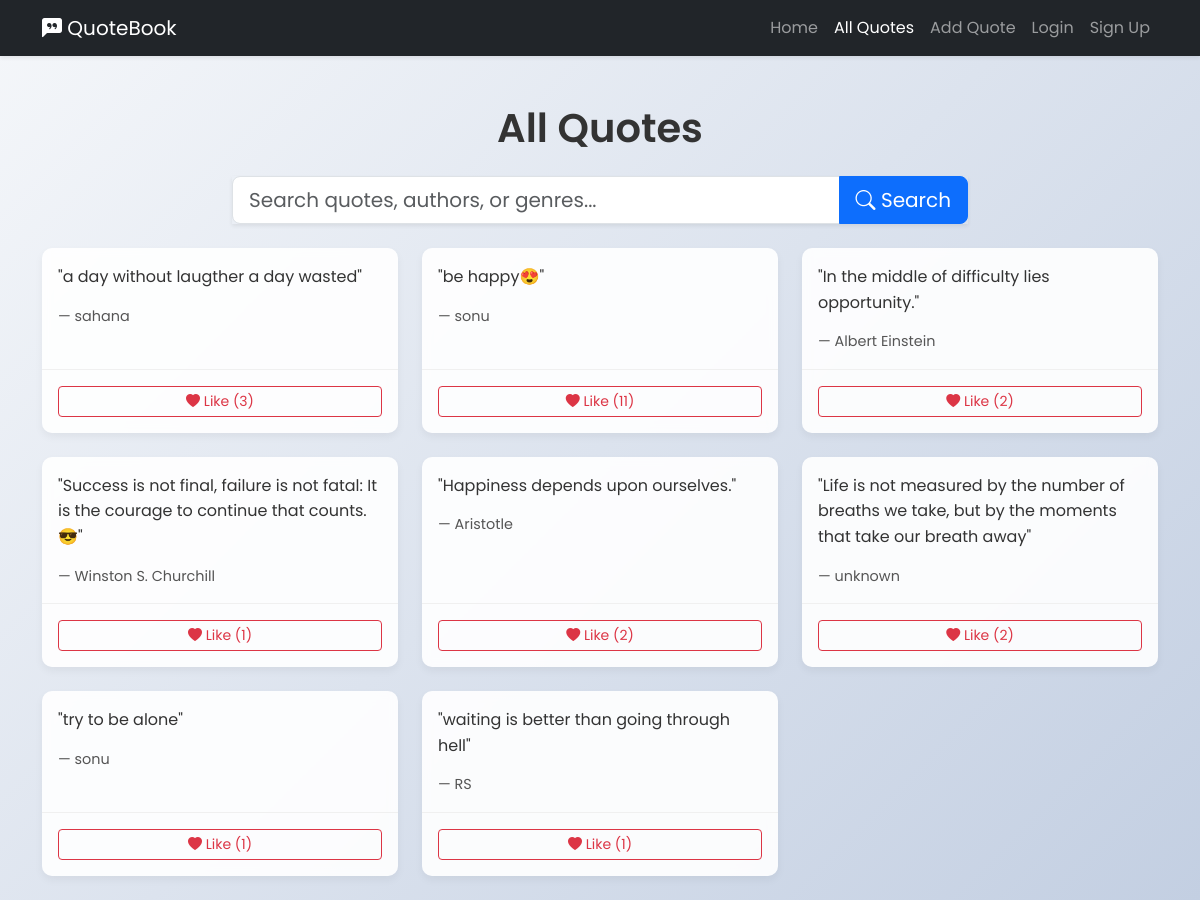
Page /quotes/ on the committed database.
### quotes/models.py (models this page shows, shortened)
class Quote(models.Model):
    text = models.TextField()
    author = models.CharField(max_length=100)
    genre = models.CharField(
        max_length=100,
        choices=[
            ('inspiration', 'Inspiration'),
            ('love', 'Love'),
            ('humor', 'Humor'),
            ('life', 'Life'),
            ('friendship', 'Friendship'),
        ],
        default='inspiration'
    )
    like = models.IntegerField(default=0)
    liked_by = models.ManyToManyField('auth.User', related_name='liked_quotes', blank=True)

### quotes/views.py (the view)
# urls.py: path('quotes/', views.all_quotes, name="all_quotes"),
def all_quotes(request):
    query = request.GET.get('q')
    if query:
        quotes = Quote.objects.filter(text__icontains=query) | Quote.objects.filter(author__icontains=query) | Quote.objects.filter(genre__icontains=query)
    else:
        quotes = Quote.objects.all()
    paginator = Paginator(quotes, 8)
    page_number = request.GET.get('page')
    page_obj = paginator.get_page(page_number)
    return render(request, 'all_quotes.html', {'quotes': page_obj, 'query': query})

### quotes/templates/all_quotes.html (shortened to what this page needs)
{% load static %}
<!DOCTYPE html>
<html lang="en">
<head>
    <link href="https://cdn.jsdelivr.net/npm/bootstrap@5.3.0/dist/css/bootstrap.min.css" rel="stylesheet">
    <link rel="stylesheet" href="{% static 'css/style.css' %}">
    <link rel="stylesheet" href="https://cdn.jsdelivr.net/npm/bootstrap-icons@1.11.3/font/bootstrap-icons.min.css">
</head>
<body>
    <nav class="navbar navbar-expand-lg navbar-dark bg-dark shadow-sm">
        <div class="container">
            <a class="navbar-brand" href="{% url 'home' %}">
                <i class="bi bi-chat-left-quote-fill"></i>
                QuoteBook
            </a>
            <div class="collapse navbar-collapse" id="navbarNav">
                <ul class="navbar-nav ms-auto">
                    <li class="nav-item">
                        <a class="nav-link" href="{% url 'home' %}">Home</a>
                    </li>
                    <li class="nav-item">
                        <a class="nav-link active" aria-current="page" href="{% url 'all_quotes' %}">All Quotes</a>
                    </li>
                    <li class="nav-item">
                        <a class="nav-link" href="{% url 'add_quote' %}">Add Quote</a>
                    </li>
                    {% if user.is_authenticated %}
                        <li class="nav-item">
                            <a class="nav-link" href="#">Logout</a> </li>
                    {% else %}
                        <li class="nav-item">
                            <a class="nav-link" href="{% url 'login' %}">Login</a>
                        </li>
                        <li class="nav-item">
                            <a class="nav-link" href="{% url 'signup' %}">Sign Up</a>
                        </li>
                    {% endif %}
                </ul>
            </div>
        </div>
    </nav>
    <div class="container my-5">
        <h1 class="text-center mb-4">All Quotes</h1>
        <div class="row justify-content-center mb-4">
            <div class="col-md-8">
                <form method="get" action="{% url 'all_quotes' %}">
                    <div class="input-group input-group-lg shadow-sm">
                        <input type="text" class="form-control" name="q" placeholder="Search quotes, authors, or genres..." value="{{ query|default:'' }}">
                        <button class="btn btn-primary" type="submit" id="button-addon2">
                            <i class="bi bi-search"></i> Search
                        </button>
                    </div>
                </form>
            </div>
        </div>
        <div class="row">
            {% for quote in quotes %}
            <div class="col-md-6 col-lg-4 mb-4">
                <div class="card h-100 shadow-sm quote-list-card">
                    <div class="card-body d-flex flex-column">
                        <blockquote class="blockquote mb-0 flex-grow-1">
                            <p class="quote-text">"{{ quote.text }}"</p>
                            <footer class="blockquote-footer mt-2">{{ quote.author }}</footer>
                        </blockquote>
                    </div>
                    <div class="card-footer bg-white border-0 p-3">
                        <form action="{% url 'like_quote' quote.id %}" method="post" class="like-form d-grid">
                            <button type="submit" class="btn btn-sm btn-outline-danger">
                                <i class="bi bi-heart-fill"></i> Like ({{ quote.like }})
                            </button>
                        </form>
                    </div>
                </div>
            </div>
            {% empty %}
            <div class="col-12">
                <div class="alert alert-info" role="alert">
                    No quotes found matching your search.
                </div>
            </div>
            {% endfor %}
        </div>
    </div>
</body>
</html>

### quotes/static/css/style.css (style rules this page uses)
html, body { height: 100%; font-family: 'Poppins', sans-serif; }
body { background: linear-gradient(135deg, #f5f7fa 0%, #c3cfe2 100%); background-attachment: fixed; }
h1 { background-color: transparent !important; color: #333 !important; padding: 0 !important; font-weight: 600 !important; }
.quote-list-card { border: none !important; border-radius: 10px !important; transition: transform 0.2s ease, box-shadow 0.2s ease; background-color: rgba(255, 255, 255, 0.9) !important; backdrop-filter: blur(5px); height: 100%; box-shadow: 0 0.25rem 0.5rem rgba(0,0,0,0.05) !important; }
.quote-list-card .quote-text { font-weight: 400; font-size: 1rem; line-height: 1.6; color: #333; }
.quote-list-card .blockquote-footer { font-size: 0.9rem; color: #555; }
.quote-list-card .card-footer { background: none !important; border-top: 1px solid #f0f0f0 !important; }
.like-form .btn { background-color: transparent !important; border-color: #dc3545 !important; color: #dc3545 !important; transition: all 0.2s ease; }

### rows in the picture
Quote: text "a day without laugther a day wasted", author "sahana", like "3"
Quote: text "be happy😍", author "sonu", like "11"
Quote: text "In the middle of difficulty lies opportunity.", author "Albert Einstein", like "2"
Quote: text "Success is not final, failure is not fatal: It is the courage to continue that counts.😎", author "Winston S. Churchill", like "1"
Quote: text "Happiness depends upon ourselves.", author "Aristotle", like "2"
Quote: text "Life is not measured by the number of breaths we take, but by the moments that take our breath away", author "unknown", like "2"
Quote: text "try to be alone", author "sonu", like "1"
Quote: text "waiting is better than going through hell", author "RS", like "1"
